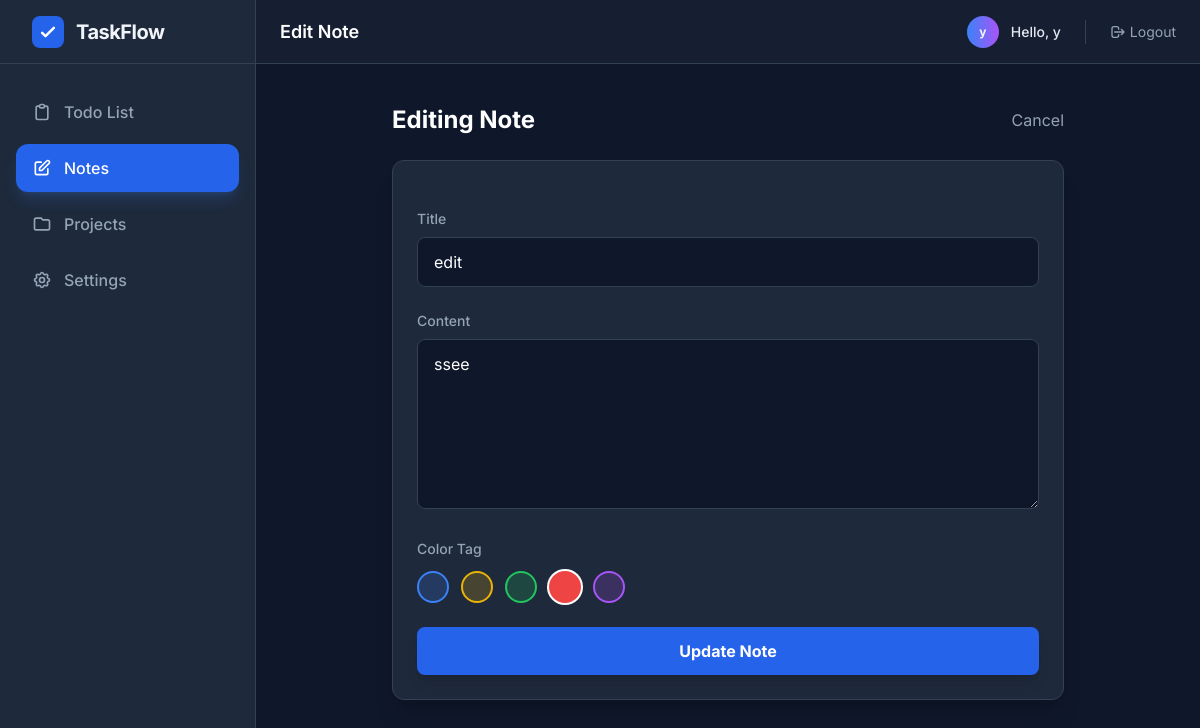
/notes/edit/3/ (signed in), run on the app's committed database.
### account/models.py (models this page shows, shortened)
class Users(AbstractUser):
    first_name=models.CharField(max_length=15)
    email=models.EmailField(unique=True)
    USERNAME_FIELD = 'email'
    REQUIRED_FIELDS = ['username']

### notes/models.py (models this page shows, shortened)
class Note(models.Model):
    user = models.ForeignKey(settings.AUTH_USER_MODEL, on_delete=models.CASCADE)
    title = models.CharField(max_length=200)
    content = models.TextField()
    COLOR_CHOICES = [
        ('blue', 'Blue'),
        ('yellow', 'Yellow'),
        ('green', 'Green'),
        ('red', 'Red'),
        ('purple', 'Purple'),
    ]
    color = models.CharField(max_length=10, choices=COLOR_CHOICES, default='blue')
    created_at = models.DateTimeField(auto_now_add=True)

### notes/views.py (the view, shortened to what this page needs)
# urls.py: path('edit/<int:id>/',views.edit_note,name='edit'),
@login_required
def edit_note(request,id):
    note=get_object_or_404(Note,id=id,user=request.user)
    return render(request,'edit_note.html',{'note':note})

### notes/templates/edit_note.html (shortened to what this page needs)
{% extends 'base.html' %}
{% block page_title %}Edit Note{% endblock %}
{% block content %}
<div class="max-w-2xl mx-auto">
    <div class="mb-6 flex items-center justify-between">
        <h2 class="text-2xl font-bold text-white">Editing Note</h2>
        <a href="{% url 'notes:list' %}" class="text-slate-400 hover:text-white">Cancel</a>
    </div>
    <div class="bg-slate-800 p-6 rounded-xl border border-slate-700 shadow-xl">
        <form method="POST" class="space-y-6">
            <div>
                <label class="block text-sm font-medium text-slate-400 mb-2">Title</label>
                <input type="text" name="title" value="{{ note.title }}" required
                       class="w-full bg-slate-900 border border-slate-700 rounded-lg px-4 py-3 text-white focus:outline-none focus:ring-2 focus:ring-blue-500">
            </div>
            <div>
                <label class="block text-sm font-medium text-slate-400 mb-2">Content</label>
                <textarea name="content" rows="6" required
                          class="w-full bg-slate-900 border border-slate-700 rounded-lg px-4 py-3 text-white focus:outline-none focus:ring-2 focus:ring-blue-500">{{ note.content }}</textarea>
            </div>
            <div>
                <label class="block text-sm font-medium text-slate-400 mb-3">Color Tag</label>
                <div class="flex gap-3">
                    <label class="cursor-pointer">
                        <span class="w-8 h-8 rounded-full bg-blue-500/20 border-2 border-blue-500 block peer-checked:ring-2 peer-checked:ring-white peer-checked:bg-blue-500 transition-all"></span>
                    </label>
                    <label class="cursor-pointer">
                        <span class="w-8 h-8 rounded-full bg-yellow-500/20 border-2 border-yellow-500 block peer-checked:ring-2 peer-checked:ring-white peer-checked:bg-yellow-500 transition-all"></span>
                    </label>
                    <label class="cursor-pointer">
                        <span class="w-8 h-8 rounded-full bg-green-500/20 border-2 border-green-500 block peer-checked:ring-2 peer-checked:ring-white peer-checked:bg-green-500 transition-all"></span>
                    </label>
                    <label class="cursor-pointer">
                        <span class="w-8 h-8 rounded-full bg-red-500/20 border-2 border-red-500 block peer-checked:ring-2 peer-checked:ring-white peer-checked:bg-red-500 transition-all"></span>
                    </label>
                    <label class="cursor-pointer">
                        <span class="w-8 h-8 rounded-full bg-purple-500/20 border-2 border-purple-500 block peer-checked:ring-2 peer-checked:ring-white peer-checked:bg-purple-500 transition-all"></span>
                    </label>
                </div>
            </div>
            <button type="submit" class="w-full bg-blue-600 hover:bg-blue-500 text-white font-bold py-3 rounded-lg shadow-lg transition-all">
                Update Note
            </button>
        </form>
    </div>
</div>
{% endblock %}

### templates/base.html (shortened to what this page needs)
<!DOCTYPE html>
<html lang="en">
<head>
    <script src="https://cdn.tailwindcss.com"></script>
</head>
<body class="bg-slate-900 text-slate-100 flex h-screen overflow-hidden">
    <aside class="w-64 bg-slate-800 border-r border-slate-700 flex flex-col hidden md:flex">
        <div class="h-16 flex items-center px-8 border-b border-slate-700">
            <div class="w-8 h-8 bg-blue-600 rounded-lg flex items-center justify-center mr-3">
                <svg class="w-5 h-5 text-white" fill="none" stroke="currentColor" viewBox="0 0 24 24"><path stroke-linecap="round" stroke-linejoin="round" stroke-width="3" d="M5 13l4 4L19 7"></path></svg>
            </div>
            <span class="text-xl font-bold tracking-tight">TaskFlow</span>
        </div>
        <nav class="flex-1 px-4 py-6 space-y-2">
            <a href="{% url 'myapp:todo' %}" class="flex items-center gap-3 px-4 py-3 rounded-xl transition-all
               {% if request.resolver_match.url_name == 'todo' %} bg-blue-600 text-white shadow-lg shadow-blue-500/20
               {% else %} text-slate-400 hover:text-white hover:bg-slate-700/50 {% endif %}">
                <svg class="w-5 h-5" fill="none" stroke="currentColor" viewBox="0 0 24 24"><path stroke-linecap="round" stroke-linejoin="round" stroke-width="2" d="M9 5H7a2 2 0 00-2 2v12a2 2 0 002 2h10a2 2 0 002-2V7a2 2 0 00-2-2h-2M9 5a2 2 0 002 2h2a2 2 0 002-2M9 5a2 2 0 012-2h2a2 2 0 012 2"></path></svg>
                <span class="font-medium">Todo List</span>
            </a>
            <a href="{% url 'notes:list' %}" class="flex items-center gap-3 px-4 py-3 rounded-xl transition-all
               {% if 'notes' in request.resolver_match.app_name %} bg-blue-600 text-white shadow-lg shadow-blue-500/20
               {% else %} text-slate-400 hover:text-white hover:bg-slate-700/50 {% endif %}">
                <svg class="w-5 h-5" fill="none" stroke="currentColor" viewBox="0 0 24 24"><path stroke-linecap="round" stroke-linejoin="round" stroke-width="2" d="M11 5H6a2 2 0 00-2 2v11a2 2 0 002 2h11a2 2 0 002-2v-5m-1.414-9.414a2 2 0 112.828 2.828L11.828 15H9v-2.828l8.586-8.586z"></path></svg>
                <span class="font-medium">Notes</span>
            </a>
            <a href="#" class="flex items-center gap-3 px-4 py-3 text-slate-400 hover:text-white hover:bg-slate-700/50 rounded-xl transition-all">
                <svg class="w-5 h-5" fill="none" stroke="currentColor" viewBox="0 0 24 24"><path stroke-linecap="round" stroke-linejoin="round" stroke-width="2" d="M3 7v10a2 2 0 002 2h14a2 2 0 002-2V9a2 2 0 00-2-2h-6l-2-2H5a2 2 0 00-2 2z"></path></svg>
                <span class="font-medium">Projects</span>
            </a>
             <a href="#" class="flex items-center gap-3 px-4 py-3 text-slate-400 hover:text-white hover:bg-slate-700/50 rounded-xl transition-all">
                <span class="font-medium">Settings</span>
            </a>
        </nav>
    </aside>
    <main class="flex-1 flex flex-col h-screen overflow-hidden relative">
        <header class="h-16 bg-slate-800/50 backdrop-blur-md border-b border-slate-700 flex items-center justify-between px-6 z-10">
            <h1 class="text-lg font-semibold text-white hidden md:block">{% block page_title %}Dashboard{% endblock %}</h1>
            <div class="flex items-center gap-4">
                <div class="flex items-center gap-3">
                    <div class="w-8 h-8 rounded-full bg-gradient-to-r from-blue-500 to-purple-500 flex items-center justify-center text-xs font-bold">
                        {{ user.first_name|slice:":1" }}
                    </div>
                    <span class="text-sm font-medium text-slate-200">
                        Hello, {{ user.first_name|default:user.username }}
                    </span>
                </div>
                <a href="{% url 'myapp:logout' %}" class="text-sm text-slate-400 hover:text-red-400 transition-colors flex items-center gap-1">
                    <svg class="w-4 h-4" fill="none" stroke="currentColor" viewBox="0 0 24 24"><path stroke-linecap="round" stroke-linejoin="round" stroke-width="2" d="M17 16l4-4m0 0l-4-4m4 4H7m6 4v1a3 3 0 01-3 3H6a3 3 0 01-3-3V7a3 3 0 013-3h4a3 3 0 013 3v1"></path></svg>
                    Logout
                </a>
            </div>
        </header>
        <div class="flex-1 overflow-y-auto p-6 md:p-10">
            <div class="max-w-6xl mx-auto">
                {% block content %}
                {% endblock %}
            </div>
        </div>
    </main>
</body>
</html>

### templates/base.html (style rules this page uses)
body { font-family: 'Inter', sans-serif; }

### data on the page
Users: first_name "y"
Note: title "edit", content "ssee"
